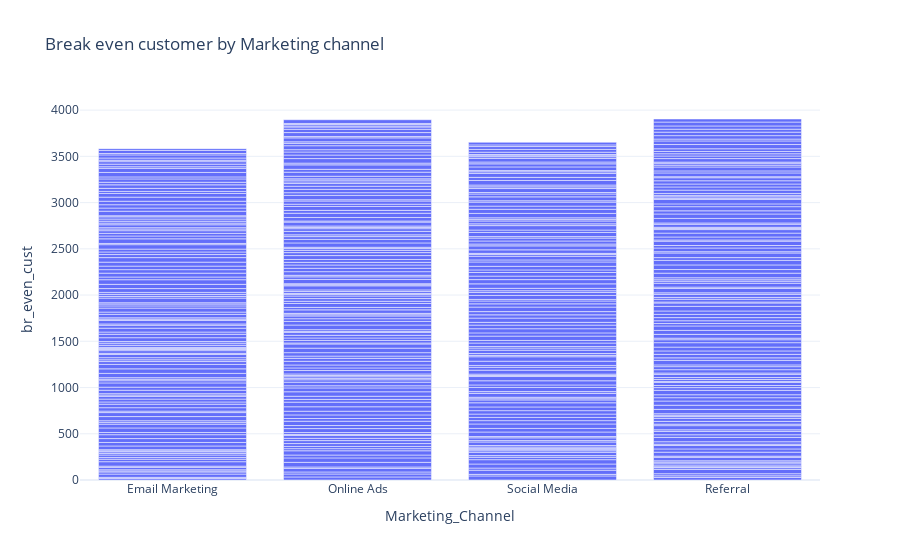

The code cell stored with this chart in its notebook:
### Markdown cell above
break-even customers for this marketing campaign. Break-even customers refer to the number of new customers that a company needs to acquire through a specific marketing channel to cover the costs associated with that marketing channel. When the actual number of new customers acquired through the channel exceeds the break-even number, it indicates that the marketing efforts are generating more revenue than the costs, resulting in a profit. Here’s how to find break-even customers for each marketing channel

### Code cell
data['br_even_cust']=data['Marketing_Spend']/data['CAC']
px.bar(data,x='Marketing_Channel',y='br_even_cust',title='Break even customer by Marketing channel')

### Figure 1 — Plotly figure (JSON) as saved in the notebook; plotly's stock layout.template omitted (floating-point values rounded to 4 significant figures; data arrays with more than 128 entries replaced by an {"elided": "..."} marker saying what was removed)
{"data": [{"alignmentgroup": "True", "hovertemplate": "Marketing_Channel=%{x}<br>br_even_cust=%{y}<extra></extra>", "legendgroup": "", "marker": {"color": "#636efa", "pattern": {"shape": ""}}, "name": "", "offsetgroup": "", "orientation": "v", "showlegend": false, "textposition": "auto", "type": "bar", "x": {"elided": "500 str values"}, "xaxis": "x", "y": {"elided": "500 float values"}, "yaxis": "y"}], "layout": {"barmode": "relative", "legend": {"tracegroupgap": 0}, "title": {"text": "Break even customer by Marketing channel"}, "xaxis": {"anchor": "y", "domain": [0, 1], "title": {"text": "Marketing_Channel"}}, "yaxis": {"anchor": "x", "domain": [0, 1], "title": {"text": "br_even_cust"}}}}
